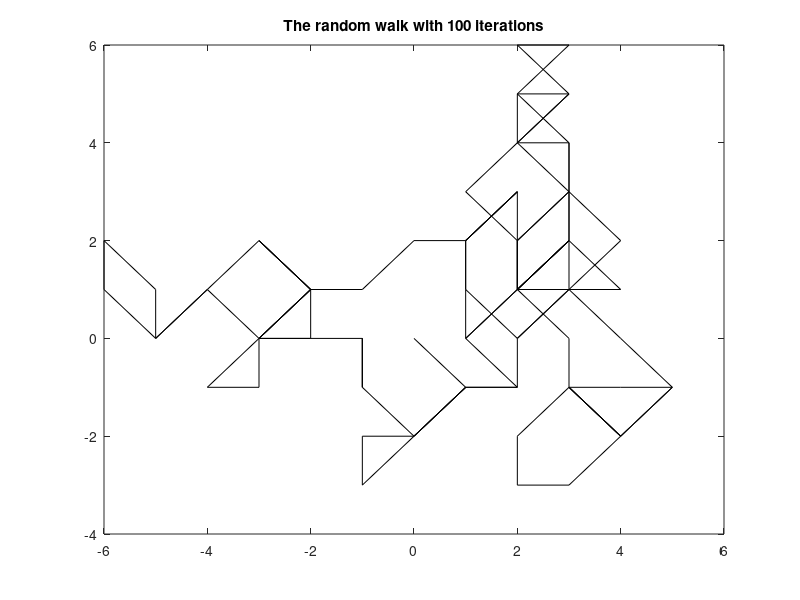

Write MATLAB code to recreate this figure.
% 2D Random Walker MATLAB code
% Lianne Meah (lianne.meah@gmail.com)

%% CLEANUP
clc
clear all
clf

%% PARAMETER SETUP
% define number of steps
num_iterations = 100;
% set 2 or 3 directions (2 = (x,y), 3 = (x,y,z))
directions = 3;
% update on increment = 1, plot graph at  the end only = 0
incrementPlot = 0;
% create x and y positions, set all to 0
x = zeros(1,num_iterations+1);
y = zeros(1,num_iterations+1);
% arrays for memory of where we've been (for plotting)
xposition = zeros(1, num_iterations+1);
yposition = zeros(1, num_iterations+1);

% Random numbers: 1xnum_iterations between 1 and 4 or 8
if directions==2
	randNum = randi(4,1,num_iterations+1);
else
	randNum = randi(8,1,num_iterations+1);
end

%% RUN SIMULATION
for i=2:(num_iterations+1)
	% check number and move
	if randNum(i)==1
		% move east
		x(i) = x(i-1)+1;
		y(i) = y(i-1);
	elseif randNum(i)==2
		% move west
		x(i) = x(i-1)-1;
		y(i) = y(i-1);
	elseif randNum(i)==3
		% move north
		x(i) = x(i-1);
		y(i) = y(i-1)+1;
	elseif randNum(i)==4
		% move south
		x(i) = x(i-1);
		y(i) = y(i-1)-1;
	elseif randNum(i)==5
		% move north-east
		x(i) = x(i-1)+1;
		y(i) = y(i-1)+1;
	elseif randNum(i)==6
		% move north-west
		x(i) = x(i-1)-1;
		y(i) = y(i-1)+1;
	elseif randNum(i)==7
		% move south-east
		x(i) = x(i-1)+1;
		y(i) = y(i-1)-1;
	else
		% move south-west
		x(i) = x(i-1)-1;
		y(i) = y(i-1)-1;								
	end
	% record positions
	xposition(i) = x(i);
	yposition(i) = y(i);
	% plotting - update plot on each iteration. 
	if incrementPlot==1
		plot(xposition, yposition, 'black')
		title(sprintf('The random walk with %.0f iterations', num_iterations))
		drawnow
	end
end

%% PLOTTING - final state only
if incrementPlot==0
	plot(xposition, yposition, 'black')
	title(sprintf('The random walk with %.0f iterations', num_iterations))
end
